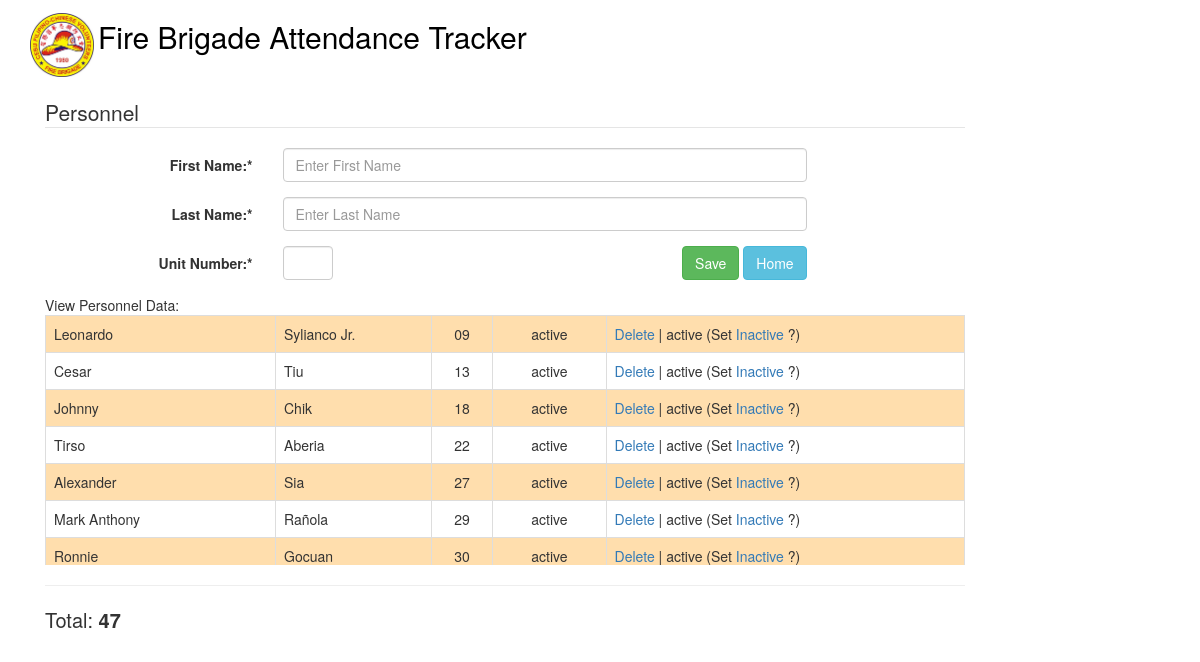
/index.php/personnel, run on an earlier commit of the app's database.
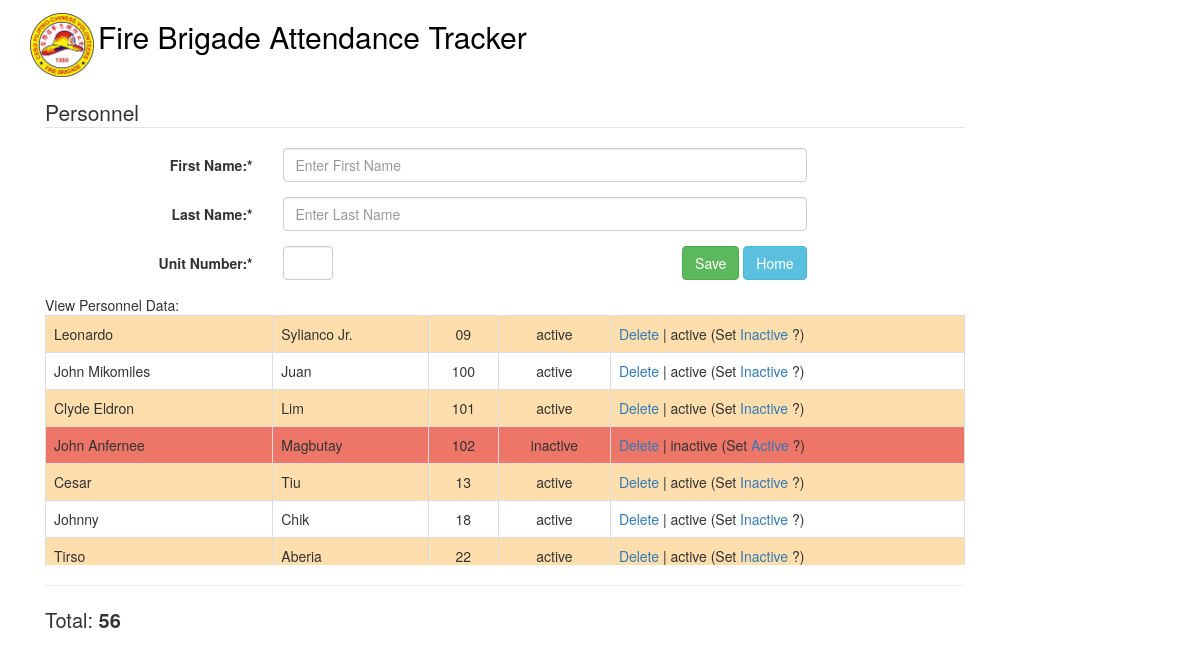
And on a later commit of the database.
### tables this page shows
CREATE TABLE IF NOT EXISTS `personnel` (
  `id` int(11) NOT NULL AUTO_INCREMENT,
  `first_name` varchar(100) NOT NULL,
  `last_name` varchar(100) NOT NULL,
  `unit` varchar(10) NOT NULL,
  `status` varchar(10) NOT NULL,
  PRIMARY KEY (`id`),
  KEY `index_unit` (`unit`),
  KEY `unit` (`unit`),
  KEY `unit_2` (`unit`)
);

### application/controllers/Personnel.php (called while the page is built, shortened)
<?php
class Personnel extends CI_Controller {
    function __construct() {
        $this->load->helper('form');
        $this->load->helper('url');
        $this->load->model('personnel_model');
        $this->load->library('form_validation');
    }
    public function index()
    {
        $data['alert_type'] =  "success";
        $data['information'] = $this->personnel_model->get_user_list();
        $this->load->view('personnel', $data);
    }
}

### index.php (called while the page is built, shortened)
<?php
require_once BASEPATH.'core/CodeIgniter.php';

### application/models/personnel_model.php (called while the page is built, shortened)
<?php
class Personnel_model extends CI_Model {
    private $personnel = 'personnel';
    function get_user_list()
    {
        $query = $this->db->query("SELECT * FROM ".$this->personnel." order by unit");
        return $query->result();
    }
}

### application/views/personnel.php (the view, shortened to what this page needs)
?><!DOCTYPE html>
<html lang="en">
<head>
    <link href="<?= base_url();?>bootstrap/css/bootstrap.css" rel="stylesheet">
</head>
<body>
<div class="container">
    <?php include 'base.inc'; ?>
    <div>&nbsp;</div>
    <div class="col-lg-10">
        <fieldset>
            <legend>Personnel</legend>
            <form class="form-horizontal" role="form" action='<?= base_url();?>index.php/personnel/index' method="post">
                <div class="form-group">
                    <label for="firstName" class="col-lg-3 control-label">First Name:*</label>
                    <div class="col-lg-7">
                        <input type="text" class="form-control" name="first_name" id="first_name" placeholder="Enter First Name" autofocus>
                    </div>
                </div>
                <div class="form-group">
                    <label for="firstName" class="col-lg-3 control-label">Last Name:*</label>
                    <div class="col-lg-7">
                        <input type="text" class="form-control" name="last_name" id="last_name" placeholder="Enter Last Name">
                    </div>
                </div>
                <div class="form-group">
                    <label for="firstName" class="col-lg-3 control-label">Unit Number:*</label>
                    <div class="col-lg-4">
                        <input style="width:50px;" type="text" class="form-control" name="unit_number" id="unit_number" maxlength="3">
                    </div>
                    <div class="col-lg-3" style="text-align: right;">
                        <button type="submit" class="btn btn-success" >Save</button>
                        <a href="<?= base_url();?>index.php/main" class="btn btn-info">Home</a>
                    </div>
                </div>
            </form>
            View Personnel Data:
            <div style="overflow-y: scroll; height: 250px;">
                <table class="table table-striped table-bordered table-hover" id="dataTables-example">
                    <tbody>
                        <?php if (isset($information)) {  $total = 0;?>
                            <?php foreach ($information as $key => $value) { $total += 1;?>
                            <tr <?php if ($value->status == 'inactive') { ?>style="background-color:#ed7669;"<?php }?>>
                                <td><?php echo $value->first_name; ?></td>
                                <td><?php echo $value->last_name; ?></td>
                                <td style="text-align: center;"><?php echo $value->unit; ?></td>
                                <td style="text-align: center;"><?php echo $value->status; ?></td>
                                <td>
                                    <a href="<?= base_url();?>index.php/personnel/delete/<?php echo $value->id; ?>" onclick="return beforeDelete();">Delete</a> |
                                    <?php echo $value->status; ?> (Set
                                    <?php if ($value->status == 'inactive') { ?>
                                        <a href="<?= base_url();?>index.php/personnel/status/<?php echo $value->id; ?>/active" onclick="return beforeStatus('Active');">Active</a>
                                    <?php } else { ?>
                                        <a href="<?= base_url();?>index.php/personnel/status/<?php echo $value->id; ?>/inactive" onclick="return beforeStatus('Inactive');">Inactive</a>
                                    <?php } ?>?)
                                </td>
                            </tr>
                            <?php } ?>
                        <?php }?>
                    </tbody>
                </table>
            </div>
            <hr>
            <div style="font-size: 20px;margin-top:0px;">Total: <strong><?=$total;?></strong></div>
        </fieldset>
    </div>
</div>
</body>
</html>

What changed in the data, as far as the page shows it:
no longer on this page (row unchanged): personnel: first_name "Alexander", last_name "Sia", unit "27", status "active"
no longer on this page (row unchanged): personnel: first_name "Mark Anthony", last_name "Rañola", unit "29", status "active"
no longer on this page (row unchanged): personnel: first_name "Ronnie", last_name "Gocuan", unit "30", status "active"
added personnel: first_name "John Mikomiles", last_name "Juan", unit "100", status "active"
added personnel: first_name "Clyde Eldron", last_name "Lim", unit "101", status "active"
added personnel: first_name "John Anfernee", last_name "Magbutay", unit "102", status "inactive"
Also different on the page:
$total: "47" → "56"
